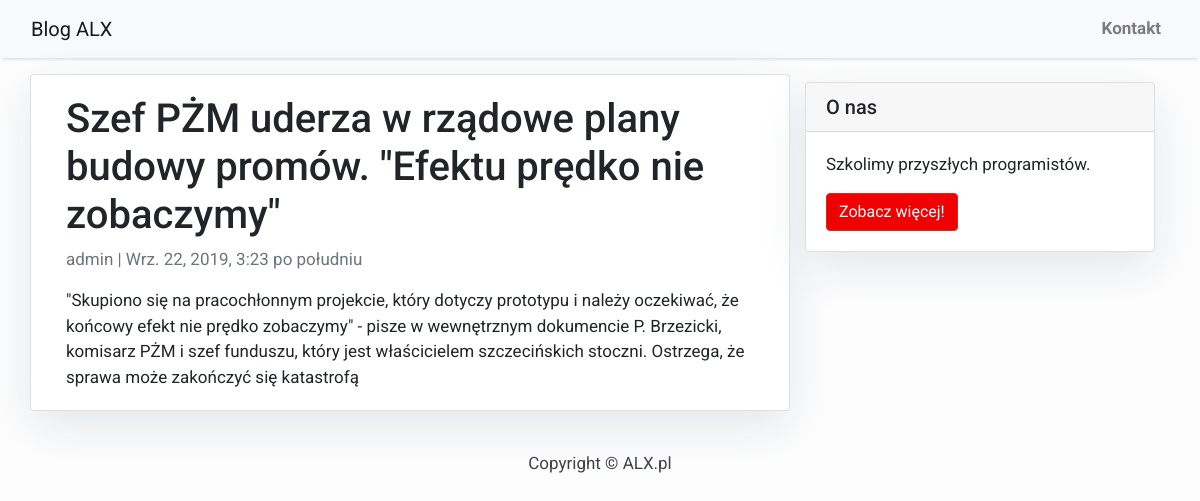
Page /post/szef-pzm-uderza/ on the committed database.
### blog/models.py (models this page shows, shortened)
class Post(models.Model):
    title = models.CharField(max_length=200, unique=True)
    slug = models.SlugField(max_length=200, unique=True)
    author = models.ForeignKey(User, on_delete= models.CASCADE,related_name='blog_posts')
    updated_on = models.DateTimeField(auto_now= True)
    content = models.TextField()
    created_on = models.DateTimeField(auto_now_add=True)
    status = models.IntegerField(choices=STATUS, default=0)
    class Meta:
        ordering = ['-created_on']

### blog/views.py (the view)
# urls.py: url(r'post/(?P<slug>[\w-]+)/$', views.PostDetail.as_view(), name='post_detail'),
class PostDetail(generic.DetailView):
    model = Post
    template_name = 'post_detail.html'

### templates/post_detail.html
{% extends 'base.html' %} {% block content %}
<div class="container">
  <div class="row">
    <div class="col-md-8 card mb-4  mt-3 left  top">
      <div class="card-body">
        <h1>{% block title %} {{ object.title }} {% endblock title %}</h1>
        <p class=" text-muted">{{ post.author }} | {{ post.created_on }}</p>
        <p class="card-text ">{{ object.content | safe }}</p>
      </div>
    </div>
    {% block sidebar %} {% include 'sidebar.html' %} {% endblock sidebar %}
  </div>
</div>
{% endblock content %}

### templates/base.html (style rules this page uses)
body { font-family: "Roboto", sans-serif; font-size: 17px; background-color: #fdfdfd; }

### templates/sidebar.html (style rules this page uses)
.card { box-shadow: 0 16px 48px #E3E7EB; }

### rows in the picture
Post: title "Szef PŻM uderza w rządowe plany budowy promów. \"Efektu prędko nie zobaczymy\"", author "admin", created_on "Wrz. 22, 2019, 3:23 po południu", content "\"Skupiono się na pracochłonnym projekcie, który dotyczy prototypu i należy oczekiwać, że końcowy efekt nie prędko zobaczymy\" - pisze w wewnętrznym dokumencie P. Brzezicki, komisarz PŻM i szef funduszu, który jest właścicielem szczecińskich stoczni. Ostrzega, że sprawa może zakończyć się katastrofą"
